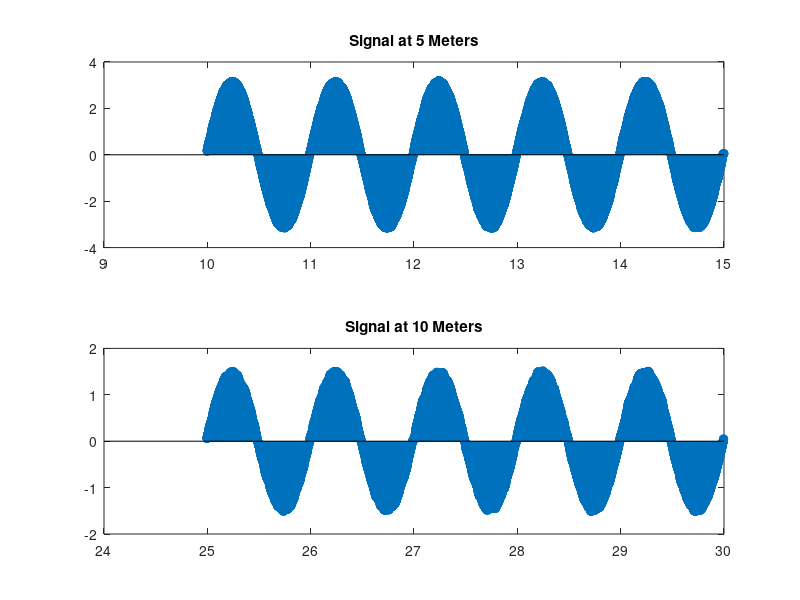

The MATLAB script that drew this image:
load('signalOutput.mat');
len = length(raw);
t = raw(1,:);
unfiltered = raw(2,:);

%Moving Average Filter
window = 40;

filtered = zeros(1,len);
for i = 1:len
    if i <= len - window + 1
        filtered(1,i) = (1/window)*...
            sum(unfiltered(1,i:i + window - 1));
    else
        diff = len - i + 1;
        filtered(1,i) = (1/diff)*...
            sum(unfiltered(1,i:i+diff-1));
    end
end

%subplot(2,1,1),stem(t(1:70000),ma_filtered(1:70000));
%title("Moving AVG Filter N=40");
%subplot(2,1,2),stem(t(1:70000),unfiltered(1:70000));
%title('Unfiltered')

heightFiveSignal = filtered(20000:30000);
subplot(2,1,1), stem(t(20000:30000),heightFiveSignal);
title('Signal at 5 Meters');

heightTenSignal = filtered(50000:60000);
subplot(2,1,2), stem(t(50000:60000),heightTenSignal);
title('Signal at 10 Meters');

pAvgHeightFive = (1/10000)*sum(heightFiveSignal.^2);
pAvgHeightTen = (1/10000)*sum(heightTenSignal.^2);
x = t(50000:60000);
sourcePower = (1/10000)*sum((10*sin(2*pi*x)).^2);

%Algorithm
h1=5;
h2=10;
sourceY = (sourcePower*(1/pAvgHeightFive - 1/pAvgHeightTen) - (h1^2-h2^2))/(2*(h2-h1));
sourceX = ((sourcePower/pAvgHeightFive) - (sourceY - h1)^2)^(1/2);